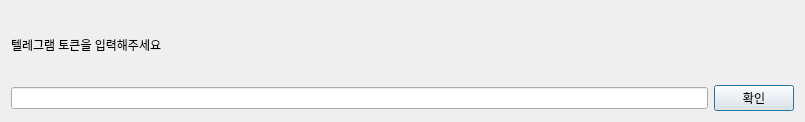
<?xml version="1.0" encoding="UTF-8"?>
<ui version="4.0">
 <class>Dialog</class>
 <widget class="QDialog" name="Dialog">
  <property name="geometry">
   <rect>
    <x>0</x>
    <y>0</y>
    <width>805</width>
    <height>122</height>
   </rect>
  </property>
  <property name="windowTitle">
   <string>텔레그램 토큰 입력</string>
  </property>
  <layout class="QGridLayout" name="gridLayout_2">
   <item row="1" column="0">
    <layout class="QHBoxLayout" name="horizontalLayout">
     <item>
      <widget class="QLineEdit" name="token_lineEdit"/>
     </item>
     <item>
      <widget class="QPushButton" name="token_pushButton">
       <property name="text">
        <string>확인</string>
       </property>
      </widget>
     </item>
    </layout>
   </item>
   <item row="0" column="0">
    <layout class="QGridLayout" name="gridLayout">
     <item row="1" column="0">
      <widget class="QLabel" name="label">
       <property name="layoutDirection">
        <enum>Qt::LeftToRight</enum>
       </property>
       <property name="text">
        <string>텔레그램 토큰을 입력해주세요</string>
       </property>
      </widget>
     </item>
    </layout>
   </item>
  </layout>
 </widget>
 <resources/>
 <connections/>
</ui>
